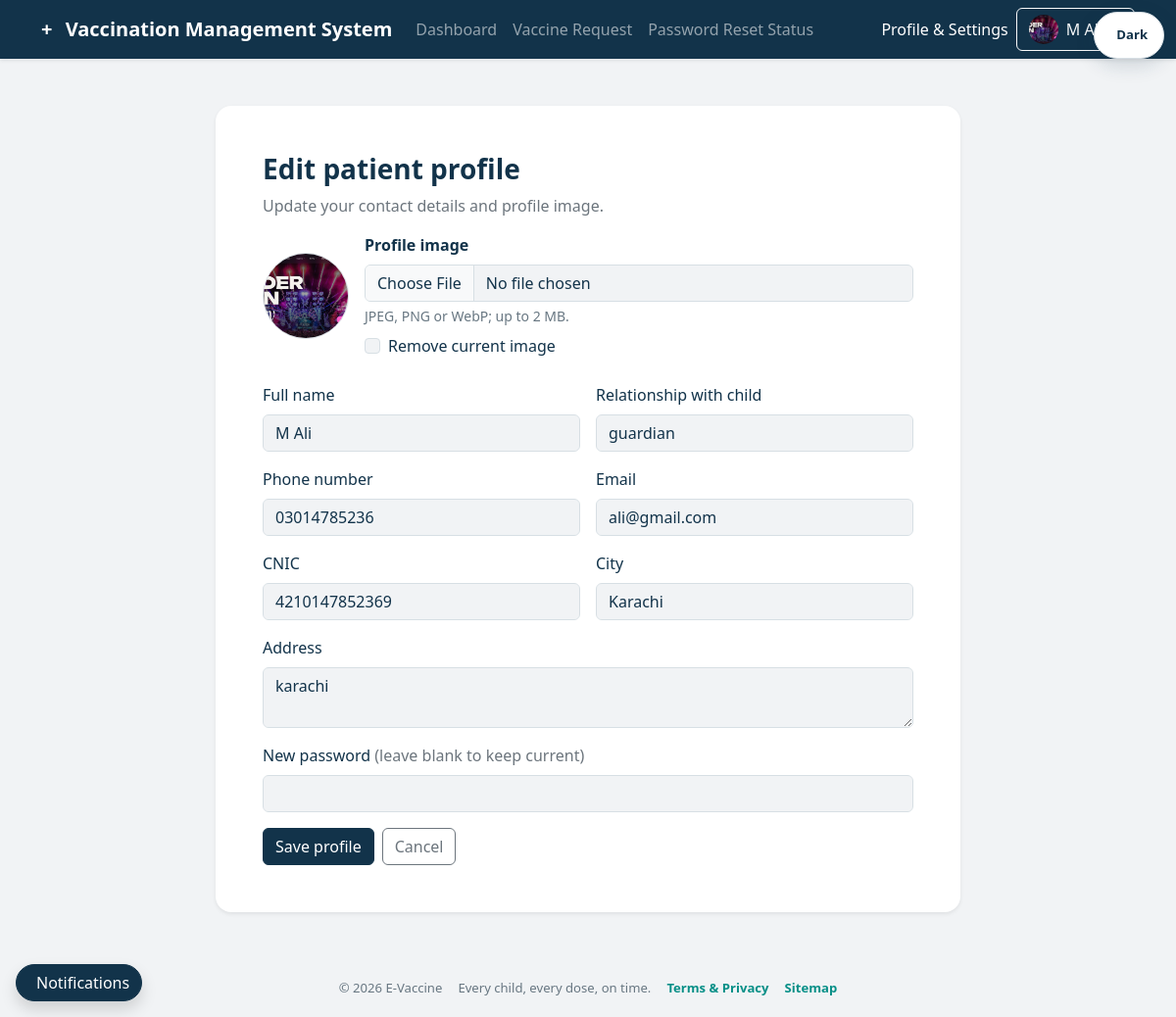
Screenshot of /parents/profile.php (signed in) with the database file from the repository.
### tables this page shows
CREATE TABLE `parents` (
  `id` int(11) NOT NULL,
  `name` varchar(100) NOT NULL,
  `Relation_with_child` varchar(50) NOT NULL,
  `Phone_no` varchar(15) NOT NULL,
  `email` varchar(100) NOT NULL,
  `CNIC` varchar(13) NOT NULL,
  `Hashed_password` varchar(255) NOT NULL,
  `City` varchar(50) NOT NULL,
  `address` text NOT NULL,
  `created_at` timestamp NOT NULL DEFAULT current_timestamp(),
  `profile_image` varchar(255) DEFAULT NULL
);

### config.php (called while the page is built, shortened)
<?php
function e($value) {
    return htmlspecialchars((string)$value, ENT_QUOTES, 'UTF-8');
}
?>

### includes/parent-auth.php (called while the page is built, shortened)
<?php
require_once __DIR__ . '/../config.php';
$parentId = (int)$_SESSION['user_id']['id'];
$parentResult = mysqli_query(
    $connect,
    "SELECT id, name, email, profile_image FROM parents WHERE id = $parentId LIMIT 1"
);
$parentProfile = mysqli_fetch_assoc($parentResult);
$parentName = (string)$parentProfile['name'];
$parentProfileImage = (string)($parentProfile['profile_image'] ?? '');

### parents/profile.php (the view, shortened to what this page needs)
<?php
require_once __DIR__ . '/../includes/parent-auth.php';
$parentId = (int)$_SESSION['user_id']['id'];
$select = mysqli_prepare(
    $conn,
    'SELECT name, Relation_with_child, Phone_no, email, CNIC, City, address, profile_image
     FROM parents WHERE id = ? LIMIT 1'
);
mysqli_stmt_bind_param($select, 'i', $parentId);
if (!mysqli_stmt_execute($select)) {
    error_log('E-Vaccine patient profile lookup failed: ' . mysqli_stmt_error($select));
    mysqli_stmt_close($select);
    http_response_code(500);
    exit('Your profile is temporarily unavailable.');
}
$result = mysqli_stmt_get_result($select);
$profile = null;
if ($result) {
    $profile = mysqli_fetch_assoc($result);
}
$form = [
    'name' => (string)$profile['name'],
    'relation' => (string)$profile['Relation_with_child'],
    'phone' => (string)$profile['Phone_no'],
    'email' => (string)$profile['email'],
    'cnic' => (string)$profile['CNIC'],
    'city' => (string)$profile['City'],
    'address' => (string)$profile['address']
];
$e = static function ($value) {
    return htmlspecialchars((string)$value, ENT_QUOTES, 'UTF-8');
};
$profileImage = $profile['profile_image'] ?? '';
?>
<!DOCTYPE html>
<html lang="en">
<head>
    <link href="https://cdn.jsdelivr.net/npm/bootstrap@5.3.3/dist/css/bootstrap.min.css" rel="stylesheet">
    <link href="../includes/theme.css?v=5" rel="stylesheet">
</head>
<body class="bg-light min-vh-100">
    <?php $parentPageTitle = 'Profile & Settings'; include __DIR__ . '/../includes/parent-navbar.php'; ?>
    <main class="container py-5">
        <div class="card border-0 shadow-sm rounded-4 mx-auto" style="max-width: 760px">
            <div class="card-body p-4 p-md-5" id="account-settings">
                <h1 class="h3 fw-bold">Edit patient profile</h1>
                <p class="text-secondary">Update your contact details and profile image.</p>
                <form method="post" enctype="multipart/form-data">
                    <div class="d-flex align-items-center gap-3 mb-4">
                        <?php if ($profileImage !== ''): ?>
                            <img src="../<?= $e($profileImage) ?>" alt="Current profile image" class="rounded-circle border object-fit-cover" width="88" height="88">
                        <?php else: ?>
                            <div class="rounded-circle bg-primary-subtle text-primary d-flex align-items-center justify-content-center fw-bold fs-2" style="width:88px;height:88px" aria-label="No profile image">+</div>
                        <?php endif; ?>
                        <div class="flex-grow-1">
                            <label for="profileImage" class="form-label fw-semibold">Profile image</label>
                            <input class="form-control" id="profileImage" name="profile_image" type="file" accept="image/jpeg,image/png,image/webp">
                            <div class="form-text">JPEG, PNG or WebP; up to 2 MB.</div>
                            <?php if ($profileImage !== ''): ?><div class="form-check mt-2"><input class="form-check-input" id="removeImage" name="remove_image" value="1" type="checkbox"><label class="form-check-label" for="removeImage">Remove current image</label></div><?php endif; ?>
                        </div>
                    </div>
                    <div class="row g-3">
                        <div class="col-md-6"><label class="form-label" for="name">Full name</label><input class="form-control" id="name" name="name" maxlength="100" required value="<?= $e($form['name']) ?>"></div>
                        <div class="col-md-6"><label class="form-label" for="relation">Relationship with child</label><input class="form-control" id="relation" name="relation" maxlength="50" required value="<?= $e($form['relation']) ?>"></div>
                        <div class="col-md-6"><label class="form-label" for="phone">Phone number</label><input class="form-control" id="phone" name="phone" inputmode="numeric" maxlength="15" required value="<?= $e($form['phone']) ?>"></div>
                        <div class="col-md-6"><label class="form-label" for="email">Email</label><input class="form-control" id="email" name="email" type="email" maxlength="100" required value="<?= $e($form['email']) ?>"></div>
                        <div class="col-md-6"><label class="form-label" for="cnic">CNIC</label><input class="form-control" id="cnic" name="cnic" inputmode="numeric" maxlength="13" required value="<?= $e($form['cnic']) ?>"></div>
                        <div class="col-md-6"><label class="form-label" for="city">City</label><input class="form-control" id="city" name="city" maxlength="50" required value="<?= $e($form['city']) ?>"></div>
                        <div class="col-12"><label class="form-label" for="address">Address</label><textarea class="form-control" id="address" name="address" rows="2" required><?= $e($form['address']) ?></textarea></div>
                        <div class="col-12"><label class="form-label" for="password">New password <span class="text-secondary fw-normal">(leave blank to keep current)</span></label><input class="form-control" id="password" name="password" type="password" minlength="6" autocomplete="new-password"></div>
                        <div class="col-12 d-flex gap-2"><button class="btn btn-primary" type="submit">Save profile</button><a class="btn btn-outline-secondary" href="parent_dashboard.php">Cancel</a></div>
                    </div>
                </form>
            </div>
        </div>
    </main>
<?php include __DIR__ . '/../includes/portal-footer.php'; ?>
</body>
</html>

### includes/parent-navbar.php (shortened to what this page needs)
<?php
$parentPageTitle = $parentPageTitle ?? 'Parent Portal';
$parentAvatarUrl = $parentProfileImage !== '' ? '../' . $parentProfileImage : '';
?>
<nav class="navbar navbar-expand-lg navbar-dark bg-primary shadow-sm">
    <div class="container">
        <a class="navbar-brand fw-bold" href="parent_dashboard.php">
            <span class="me-2">+</span> Vaccination Management System
        </a>
        <div class="collapse navbar-collapse" id="parentNavbar">
            <div class="navbar-nav me-auto">
                <a class="nav-link" href="parent_dashboard.php">Dashboard</a>
                <a class="nav-link" href="vaccine_request.php">Vaccine Request</a>
                <a class="nav-link" href="reset-request-status.php">Password Reset Status</a>
            </div>
            <div class="d-flex align-items-center gap-2">
                <span class="navbar-text text-white"><?= e($parentPageTitle) ?></span>
                <div class="dropdown">
                    <button class="btn btn-outline-light dropdown-toggle d-inline-flex align-items-center gap-2"
                            type="button" data-bs-toggle="dropdown" aria-expanded="false">
                        <?php if ($parentAvatarUrl !== ''): ?>
                            <img src="<?= e($parentAvatarUrl) ?>" alt="" class="rounded-circle object-fit-cover" width="30" height="30">
                        <?php else: ?>
                            <img src="../images/default-avatar.svg" alt="" class="rounded-circle" width="30" height="30">
                        <?php endif; ?>
                        <span class="text-truncate" style="max-width: 150px"><?= e($parentName) ?></span>
                    </button>
                </div>
            </div>
        </div>
    </div>
</nav>

### includes/theme.css (style rules this page uses)
:root { --evax-navy: #12334a; --evax-teal: #078f87; --evax-wine: #7a2846; --evax-light-grey: #f1f3f5; --evax-white: #ffffff; --evax-muted: #687782; --evax-border: #d7dfe4; --bs-primary: var(--evax-navy); --bs-primary-rgb: 18, 51, 74; --bs-success: var(--evax-teal); --bs-success-rgb: 7, 143, 135; --bs-danger: var(--evax-wine); --bs-danger-rgb: 122, 40, 70; --bs-body-bg: var(--evax-light-grey); --bs-body-color: var(--evax-navy); --bs-secondary-color: var(--evax-muted); --bs-border-color: var(--evax-border); --bs-link-color: var(--evax-teal); --bs-link-hover-color: var(--evax-wine); }
* { scrollbar-color: var(--evax-muted) var(--evax-light-grey); }
body { background-color: var(--evax-light-grey) !important; color: var(--bs-body-color) !important; font-family: "Segoe UI", Arial, sans-serif !important; }
html { background-color: var(--evax-light-grey); }
.bg-light, .bg-body-tertiary { background-color: var(--evax-light-grey) !important; }
.bg-white, .card, .surface-card, form.bg-white, .report-sheet, .portal-card, .overview-box, .dashboard-card { color: var(--bs-body-color); background-color: var(--evax-white) !important; }
.navbar.bg-primary, .navbar-dark.bg-primary, .sidebar, .admin-sidebar, .bg-dark { background-color: #12334a !important; }
.navbar.bg-primary .navbar-brand, .navbar-dark.bg-primary .navbar-brand { color: #fff !important; }
.btn-primary { --bs-btn-bg: #12334a; --bs-btn-border-color: #12334a; --bs-btn-hover-bg: #0c2639; --bs-btn-hover-border-color: #0c2639; --bs-btn-active-bg: #0c2639; --bs-btn-active-border-color: #0c2639; --bs-btn-disabled-bg: #12334a; --bs-btn-disabled-border-color: #12334a; }
.bg-primary { background-color: #12334a !important; }
.card, .surface-card, .report-sheet, .portal-card, .overview-box, .dashboard-card { border-color: var(--evax-border) !important; }

### rows the page displays
parents: profile_image (picture), name "M Ali", relation "guardian", phone "03014785236", email "ali@gmail.com", cnic "4210147852369", city "Karachi", address "karachi"

### other values shown
$parentPageTitle "Profile & Settings"
